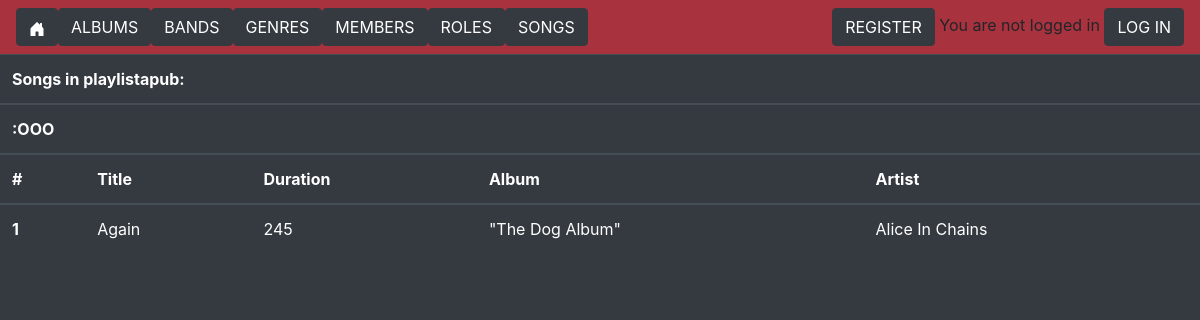
The app's page /playlist_details/10/ with its own data.
### zotify/models.py (models this page shows, shortened)
class PlaylistSong(models.Model):
    position = models.PositiveBigIntegerField
    playlist = models.ForeignKey(Playlist, on_delete=models.CASCADE)
    song = models.ForeignKey(Song, on_delete=models.CASCADE)

class Playlist(models.Model):
    name = models.CharField(max_length=50)
    private = models.BooleanField()
    user = models.ForeignKey(User, on_delete=models.CASCADE)
    desc = models.CharField(max_length=30, blank=True, null=True, default='Default description')

class Song(models.Model):
    title = models.CharField(max_length=50)
    duration = models.PositiveSmallIntegerField(null=True, blank=True)
    album = models.ForeignKey(Album, on_delete=models.CASCADE)
    artist = models.ForeignKey(Artist, on_delete=models.CASCADE)

class Album(models.Model):
    name = models.CharField(max_length=50)
    cover = models.FileField(null=True, blank=True)
    relase_date = models.DateField(null=True, blank=True)
    genre = models.ForeignKey(Genre, null=True, on_delete=models.SET_NULL)
    artist = models.ForeignKey(Artist, on_delete=models.CASCADE)
    def __str__(self):
        return self.name

class Artist(models.Model):
    name = models.CharField(max_length=50)
    cover = models.FileField(null=True, blank=True)
    formed_in = models.CharField(max_length=50, null=True, blank=True)
    wiki = models.CharField(max_length=200, null=True, blank=True)
    def __str__(self):
        return self.name

### zotify/views.py (the view)
# urls.py: path('playlist_details/<int:playlist_id>/', views.playlist_details, name='playlist_details'),
def playlist_details(request, playlist_id):
    songs = PlaylistSong.objects.filter(playlist=playlist_id)
    return render(request, 'zotify/playlist_details.html', {'songs': songs})

### zotify/templates/zotify/playlist_details.html (shortened to what this page needs)
{% extends "zotify/main.html" %}
{% block content %}
<table class="table table-dark">
    <thead>
    <tr>
        <th colspan="100%">Songs in {{songs.0.playlist.name}}:</th>
    </tr>
        <tr>
        <th colspan="100%">{{songs.0.playlist.desc}}</th>
    </tr>
    <tr>
        <th scope="col">#</th>
        <th scope="col">Title</th>
        <th scope="col">Duration</th>
        <th scope="col">Album</th>
        <th scope="col">Artist</th>
    </tr>
    </thead>
    <tbody>
    {% for i in songs %}
    <tr>
        <th scope="row">{{forloop.counter}}</th>
        <td>{{i.song.title}}</td>
        <td>{{i.song.duration}}</td>
        <td>{{i.song.album}}</td>
        <td>{{i.song.artist}}</td>
    </tr>
    {% endfor %}
    </tbody>
</table>
{% endblock content %}

### zotify/static/zotify/main.css (style rules this page uses)
.bg-color { background: rgb(52, 58, 64) !important; }

### records on screen
PlaylistSong: playlist.name "playlistapub", playlist.desc ":OOO", song "Again", song.duration "245", song.album "\"The Dog Album\"", song.artist "Alice In Chains"
